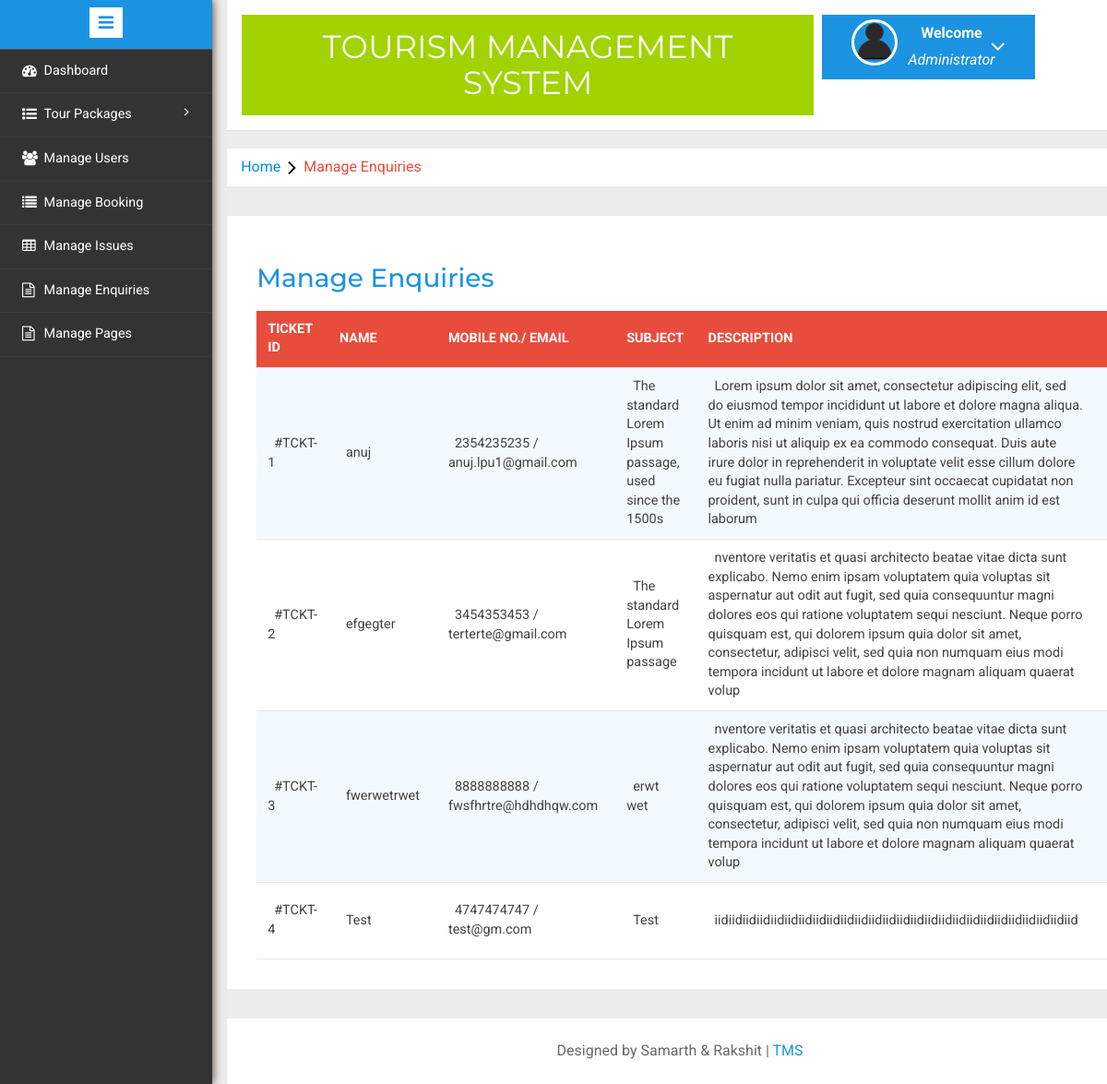
The page /admin/manage-enquires.php (signed in) on the database its author committed.
### tables this page shows
CREATE TABLE `tblenquiry` (
  `id` int(11) NOT NULL,
  `FullName` varchar(100) DEFAULT NULL,
  `EmailId` varchar(100) DEFAULT NULL,
  `MobileNumber` char(10) DEFAULT NULL,
  `Subject` varchar(100) DEFAULT NULL,
  `Description` mediumtext DEFAULT NULL,
  `PostingDate` timestamp NULL DEFAULT current_timestamp(),
  `Status` int(1) DEFAULT NULL
);

### admin/manage-enquires.php (the view, shortened to what this page needs)
<?php
include('includes/config.php');
if(strlen($_SESSION['alogin'])==0)
	{
header('location:index.php');
}
else{
	?>
<!DOCTYPE HTML>
<html>
<head>
<link href="css/bootstrap.min.css" rel='stylesheet' type='text/css' />
<link href="css/style.css" rel='stylesheet' type='text/css' />
<link rel="stylesheet" href="css/morris.css" type="text/css"/>
<link href="css/font-awesome.css" rel="stylesheet">
<link rel="stylesheet" type="text/css" href="css/table-style.css" />
<link rel="stylesheet" type="text/css" href="css/basictable.css" />
<link rel="stylesheet" href="css/icon-font.min.css" type='text/css' />
</head>
<body>
   <div class="page-container">
<div class="left-content">
	   <div class="mother-grid-inner">
				<?php include('includes/header.php');?>
				</div>
<ol class="breadcrumb">
                <li class="breadcrumb-item"><a href="../index.php">Home</a><i class="fa fa-angle-right"></i>Manage Enquiries</li>
            </ol>
<div class="agile-grids">
				<div class="agile-tables">
					<div class="w3l-table-info">
					  <h2>Manage Enquiries</h2>
					    <table id="table">
						<thead>
						  <tr>
						  <th>Ticket id</th>
							<th>Name</th>
							<th>Mobile No./ Email</th>
							<th>Subject </th>
							<th>Description </th>
							<th>Posting date </th>
						  </tr>
						</thead>
						<tbody>
<?php $sql = "SELECT * from tblenquiry";
$query = $dbh -> prepare($sql);
$query->execute();
$results=$query->fetchAll(PDO::FETCH_OBJ);
if($query->rowCount() > 0)
{
foreach($results as $result)
{				?>
						  <tr>
							<td width="120">#TCKT-<?php echo htmlentities($result->id);?></td>
							<td width="50"><?php echo htmlentities($result->FullName);?></td>
								<td width="50"><?php echo htmlentities($result->MobileNumber);?> /<br />
								<?php echo $result->EmailId;?></td>
							<td width="200"><?php echo htmlentities($result->Subject);?></a></td>
							<td width="400"><?php echo htmlentities($result->Description);?></td>
								<td width="50"><?php echo htmlentities($result->PostingDate);?></td>
</tr>
						 <?php } }?>
						</tbody>
					  </table>
					</div>
			</div>
<?php include('includes/footer.php');?>
</div>
</div>
						<?php include('includes/sidebarmenu.php');?>
							</div>
</body>
</html>
<?php } ?>

### admin/includes/header.php (shortened to what this page needs)
<div class="header-main">
					<div class="logo-w3-agile">
								<h1><a href="dashboard.php">Tourism Management System</a></h1>
							</div>
						<div class="profile_details w3l">
								<ul>
									<li class="dropdown profile_details_drop">
										<a href="#" class="dropdown-toggle" data-toggle="dropdown" aria-expanded="false">
											<div class="profile_img">
												<span class="prfil-img"><img src="images/User-icon.png" alt=""> </span>
												<div class="user-name">
													<p>Welcome</p>
													<span>Administrator</span>
												</div>
												<i class="fa fa-angle-down"></i>
												<div class="clearfix"></div>
											</div>
										</a>
									</li>
								</ul>
							</div>
				</div>

### admin/includes/footer.php
<div class="copyrights">
	 <p>Designed by Samarth & Rakshit | <a href="../index.php">TMS</a> </p>
</div>

### admin/includes/sidebarmenu.php (shortened to what this page needs)
<div class="sidebar-menu">
					<header class="logo1">
						<a href="#" class="sidebar-icon"> <span class="fa fa-bars"></span> </a>
					</header>
                           <div class="menu">
									<ul id="menu" >
										<li><a href="dashboard.php"><i class="fa fa-tachometer"></i> <span>Dashboard</span><div class="clearfix"></div></a></li>
									 <li id="menu-academico" ><a href="#"><i class="fa fa-list-ul" aria-hidden="true"></i><span> Tour Packages</span> <span class="fa fa-angle-right" style="float: right"></span><div class="clearfix"></div></a>
										</li>
									<li id="menu-academico" ><a href="manage-users.php"><i class="fa fa-users" aria-hidden="true"></i><span>Manage Users</span><div class="clearfix"></div></a></li>
									<li><a href="manage-bookings.php"><i class="fa fa-list" aria-hidden="true"></i>  <span>Manage Booking</span><div class="clearfix"></div></a></li>
									 <li><a href="manageissues.php"><i class="fa fa-table"></i>  <span>Manage Issues</span><div class="clearfix"></div></a></li>
									<li><a href="manage-enquires.php"><i class="fa fa-file-text-o" aria-hidden="true"></i>  <span>Manage Enquiries</span><div class="clearfix"></div></a></li>
									<li><a href="manage-pages.php"><i class="fa fa-file-text-o" aria-hidden="true"></i>  <span>Manage Pages</span><div class="clearfix"></div></a></li>
								  </ul>
								</div>
							  </div>

### admin/css/table-style.css (style rules this page uses)
table { background: white; border-collapse: collapse; margin: 1.25em 0 0; width: 100%; }
table tr, table th, table td { border: none; border-bottom: 1px solid #e8e8e8; font-size: .95em; }
table th, table td { padding: 10px 12px; text-align: left; }
table th { background: #e74c3c; color: #fff; text-transform: uppercase; }
table tr td { background: #f3faff; color: #424242; }
table tr:nth-of-type(2n+2) td { background: #ffffff; }
table { width: 100%; }

### rows shown on the page
tblenquiry: id "1", FullName "anuj", MobileNumber "2354235235", EmailId "anuj.lpu1@gmail.com", Subject "The standard Lorem Ipsum passage, used since the 1500s", Description "Lorem ipsum dolor sit amet, consectetur adipiscing elit, sed do eiusmod tempor incididunt ut labore et dolore magna aliqua. Ut enim ad minim veniam, quis nostrud exercitation ullamco laboris nisi ut aliquip ex ea commodo consequat. Duis aute irure dolor in reprehenderit in voluptate velit esse cillum dolore eu fugiat nulla pariatur. Excepteur sint occaecat cupidatat non proident, sunt in culpa qui officia deserunt mollit anim id est laborum"
tblenquiry: id "2", FullName "efgegter", MobileNumber "3454353453", EmailId "terterte@gmail.com", Subject "The standard Lorem Ipsum passage", Description "nventore veritatis et quasi architecto beatae vitae dicta sunt explicabo. Nemo enim ipsam voluptatem quia voluptas sit aspernatur aut odit aut fugit, sed quia consequuntur magni dolores eos qui ratione voluptatem sequi nesciunt. Neque porro quisquam est, qui dolorem ipsum quia dolor sit amet, consectetur, adipisci velit, sed quia non numquam eius modi tempora incidunt ut labore et dolore magnam aliquam quaerat volup"
tblenquiry: id "3", FullName "fwerwetrwet", MobileNumber "8888888888", EmailId "fwsfhrtre@hdhdhqw.com", Subject "erwt wet", Description "nventore veritatis et quasi architecto beatae vitae dicta sunt explicabo. Nemo enim ipsam voluptatem quia voluptas sit aspernatur aut odit aut fugit, sed quia consequuntur magni dolores eos qui ratione voluptatem sequi nesciunt. Neque porro quisquam est, qui dolorem ipsum quia dolor sit amet, consectetur, adipisci velit, sed quia non numquam eius modi tempora incidunt ut labore et dolore magnam aliquam quaerat volup"
tblenquiry: id "4", FullName "Test", MobileNumber "4747474747", EmailId "test@gm.com", Subject "Test", Description "iidiidiidiidiidiidiidiidiidiidiidiidiidiidiidiidiidiidiidiidiidiidiidiidiidiid"
